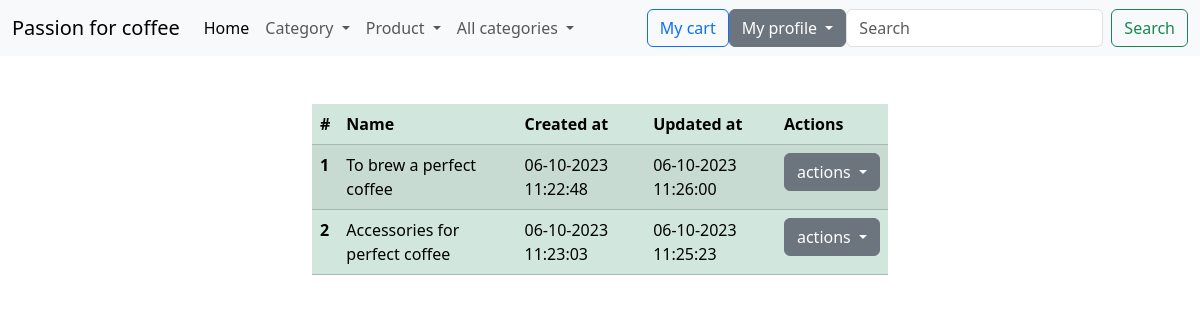
Screenshot of /list_of_categories/ (signed in) with the database file from the repository.
### category/models.py (models this page shows, shortened)
class Category(models.Model):
    name = models.CharField(max_length=30)
    created_at = models.DateTimeField(auto_now_add=True)
    updated_at = models.DateTimeField(auto_now=True)

### category/views.py (the view)
# urls.py: path('list_of_categories/', views.CategoryListView.as_view(), name='list_of_categories'),
class CategoryListView(LoginRequiredMixin, ListView):
    template_name = 'category/list_of_categories.html'
    model = Category
    context_object_name = 'all_categories'

### online_store/context_processors.py (called while the page is built)
def get_all_categories(request):
    return {'get_categories': Category.objects.all()}

### templates/category/list_of_categories.html (shortened to what this page needs)
{% extends 'base.html' %}
{% block content %}
    <div class="container-fluid">
        <div class="row">
            <div class="col-md-6 offset-md-3">
                <br> <br>
                <table class="table table-success table-striped">
                    <thead>
                    <tr>
                        <th>#</th>
                        <th>Name</th>
                        <th>Created at</th>
                        <th>Updated at</th>
                        <th>Actions</th>
                    </tr>
                    </thead>
                    <tbody>
                    {% for category in all_categories %}
                        <tr>
                            <th scope="row">{{ forloop.counter }}</th>
                            <td>{{ category.name }}</td>
                            <td>{{ category.created_at|date:"d-m-Y H:i:s" }}</td>
                            <td>{{ category.updated_at|date:"d-m-Y H:i:s" }}</td>
                            <td>
                                <div class="dropdown">
                                    <button class="btn btn-secondary dropdown-toggle" type="button"
                                            data-bs-toggle="dropdown" aria-expanded="false">
                                       actions
                                    </button>
                                </div>
                            </td>
                        </tr>
                    {% endfor %}
                    </tbody>
                </table>
            </div>
        </div>
    </div>
{% endblock %}

### rows the page displays
Category: name "To brew a perfect coffee", created_at "06-10-2023 11:22:48", updated_at "06-10-2023 11:26:00"
Category: name "Accessories for perfect coffee", created_at "06-10-2023 11:23:03", updated_at "06-10-2023 11:25:23"
